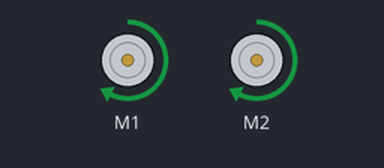
Simulated run of this program. Board: Raspberry Pi (BCM pin numbers) with an Explorer HAT. On the bench: 2 × DC motor (green arrow = forward, orange = backward, longer = faster). Motors are numbered in the order the program creates them (left before right in a Robot). At 6.0 s the program stops and its outputs stay as they are.

Above: at 0.1 s.
At 1.6 s:
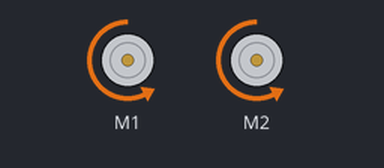
At 3.1 s:
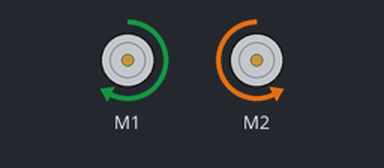
At 5.1 s:
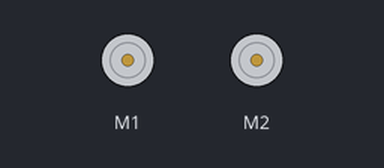
Timing chart, 0 to 6.6 s (numbered marks = the images above):
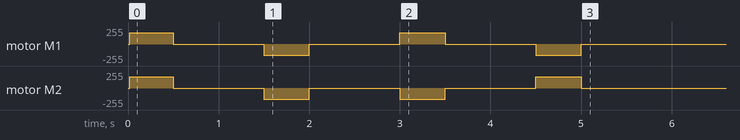

Measured:
- by itself, motor M1: stopped → forward 166/255 at 0.02 s, → stopped 0.48 s later, → backward 166/255 1.0 s later, → stopped 0.50 s later, … (8 changes in this stretch)
- by itself, motor M2: stopped → forward 166/255 at 0.02 s, → stopped 0.48 s later, → backward 166/255 1.0 s later, → stopped 0.50 s later, … (8 changes in this stretch)

The program:

test.py
```python
#!/usr/bin/env python

import explorerhat
from time import sleep
from random import randint
#the explorer hat has already some motor functions build in
#invert() - Reverses the direction of forwards for this motor
#forwards( speed ) - Turns the motor "forwards" at speed ( default 100% )
#backwards( speed ) - Turns the motor "backwards" at speed ( default 100% )
#speed(-100 to 100) - Moves the motor at speed, from full backwards to full forwards


#Left Motor is Motor2, Right motor is Motor1
speed = 65


def forwards():
    explorerhat.motor.one.forward(65)
    explorerhat.motor.two.forward(65)
    sleep(0.5)
    explorerhat.motor.one.stop()
    explorerhat.motor.two.stop()


def backwards():
    explorerhat.motor.one.backward(65)
    explorerhat.motor.two.backward(65)
    sleep(0.5)
    explorerhat.motor.one.stop()
    explorerhat.motor.two.stop()

def leftTurn():
    explorerhat.motor.one.forward(65)
    explorerhat.motor.two.backward(65)
    sleep(0.5)
    explorerhat.motor.one.stop()
    explorerhat.motor.two.stop()

def rightTurn():
    explorerhat.motor.one.backward(65)
    explorerhat.motor.two.forward(65)
    sleep(0.5)
    explorerhat.motor.one.stop()
    explorerhat.motor.two.stop()

forwards()
sleep(1)
backwards()
sleep(1)
leftTurn()
sleep(1)
rightTurn()
sleep(1)
```
